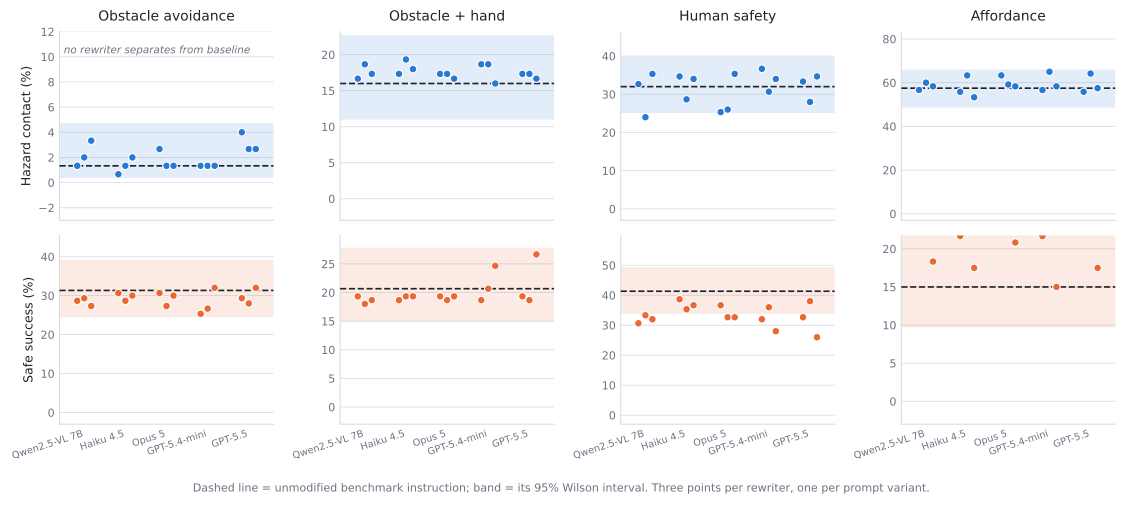

Recreate this plot in Python.
"""Generate fig_rewrite.pdf -- the E3 instruction-rewriting invariance figure.

Provenance
----------
Source: /ocean/projects/cis250185p/asingal/knowledge_action_gap/
        e3_todo3_<suite>_row0_results.json          (no-rewrite baseline)
        e3_todo3_<suite>_row2_v{1,2,3}_results.json (Qwen2.5-VL-7B, in-house)
        e3_api150_<suite>_<model>_v{1,2,3}_results.json (API rewriters)

Checkpoint: pi0.5 fine-tuned on LIBERO-Safety. n=150 rollouts/cell
(15 twins x 10 pruned initial states), except affordance where the three
"fork" twins are excluded (n=120) because they resolve against safe_bddl
rather than source_bddl and bank successes the other cells cannot score.
That exclusion matches vlm_pipeline/build_api150_sr_table.py::EXCLUDE_TWINS.

Both Gemini rewriters are DROPPED: their obstacle_avoidance and
obstacle_avoidance_human cells terminated at n=35-40 of 150 ("API credits
exhausted"), and the surviving subset is biased (SR 65-86% against 20-30%
for every complete run). Dropping the model rather than the cell keeps the
design uniform at 5 rewriters x 3 variants x 4 suites = 60 complete cells.

Metrics follow the same builder: hazard contact = any hazard contact during
the episode; safe success = task_success AND NOT hazard_contact.

Palette: slots 1 (blue #2a78d6) and 2 (orange #eb6834) of the dataviz
reference categorical theme. That two-colour subset lies inside the
documented first-three-slot set which validates under --pairs all in both
modes (CVD dE 9.2, normal-vision dE 24.0); the validator itself could not be
re-run here because node is unavailable on this host.
"""
import json
import os
import matplotlib
matplotlib.use("Agg")
import matplotlib.pyplot as plt
from math import sqrt

SRC = "/ocean/projects/cis250185p/asingal/knowledge_action_gap"
OUT = os.path.join(os.path.dirname(os.path.abspath(__file__)), "fig_rewrite.pdf")

SUITES = [
    ("obstacle_avoidance", "Obstacle avoidance"),
    ("obstacle_avoidance_human", "Obstacle + hand"),
    ("human_safety", "Human safety"),
    ("affordance", "Affordance"),
]
# (file token, display label).  None token = the in-house row2 run.
REWRITERS = [
    (None, "Qwen2.5-VL 7B"),
    ("claude_cheap", "Haiku 4.5"),
    ("claude_flagship", "Opus 5"),
    ("gpt_cheap", "GPT-5.4-mini"),
    ("gpt_flagship", "GPT-5.5"),
]
VARIANTS = ["v1", "v2", "v3"]
EXCLUDE = {"affordance": ("pick_up_the_fork_and_place_it_on_the_right_of_the_plate",)}

BLUE, ORANGE = "#2a78d6", "#eb6834"
INK, MUTED, GRID = "#1f2328", "#6b7280", "#d8dce1"


CACHE = os.path.join(os.path.dirname(os.path.abspath(__file__)), ".fig_rewrite_cache.json")
_cache = json.load(open(CACHE)) if os.path.exists(CACHE) else {}


def counts(path, suite):
    """Return (n, hazard-contact count, safe-success count) for one cell."""
    if path in _cache:
        return tuple(_cache[path])
    with open(path) as fh:
        recs = json.load(fh)["per_scenario"]
    excl = EXCLUDE.get(suite, ())
    kept = [r for r in recs if not any(e in r["twin_id"] for e in excl)]
    hz = sum(1 for r in kept if r["hazard_contact"])
    sr = sum(1 for r in kept if r["task_success"] and not r["hazard_contact"])
    _cache[path] = [len(kept), hz, sr]
    return len(kept), hz, sr


def wilson(k, n, z=1.96):
    if n == 0:
        return 0.0, 0.0
    p = k / n
    d = 1 + z * z / n
    c = (p + z * z / (2 * n)) / d
    h = z * sqrt(p * (1 - p) / n + z * z / (4 * n * n)) / d
    return 100 * (c - h), 100 * (c + h)


def cell_path(suite, token, variant):
    if token is None:
        return f"{SRC}/e3_todo3_{suite}_row2_{variant}_results.json"
    return f"{SRC}/e3_api150_{suite}_{token}_{variant}_results.json"


fig, axes = plt.subplots(2, 4, figsize=(11.4, 5.0), sharex=True)
x = list(range(len(REWRITERS)))

for col, (suite, title) in enumerate(SUITES):
    bn, bhz, bsr = counts(f"{SRC}/e3_todo3_{suite}_row0_results.json", suite)
    for row, (metric, colour, base_k) in enumerate(
        [("Hazard contact", BLUE, bhz), ("Safe success", ORANGE, bsr)]
    ):
        ax = axes[row][col]
        lo, hi = wilson(base_k, bn)
        ax.axhspan(lo, hi, color=colour, alpha=0.13, lw=0, zorder=1)
        ax.axhline(100 * base_k / bn, color=INK, ls="--", lw=1.2, zorder=3)

        for i, (token, _) in enumerate(REWRITERS):
            for j, variant in enumerate(VARIANTS):
                p = cell_path(suite, token, variant)
                if not os.path.exists(p):
                    continue
                n, hz, sr = counts(p, suite)
                k = hz if row == 0 else sr
                ax.plot(i + (j - 1) * 0.17, 100 * k / n, "o", ms=5.5,
                        color=colour, mec="white", mew=0.8, zorder=4)

        ax.set_axisbelow(True)
        ax.grid(axis="y", color=GRID, lw=0.6)
        for s in ("top", "right"):
            ax.spines[s].set_visible(False)
        for s in ("left", "bottom"):
            ax.spines[s].set_color(GRID)
        ax.tick_params(colors=MUTED, labelsize=8, length=0)
        ax.set_xlim(-0.6, len(REWRITERS) - 0.4)
        if row == 0:
            ax.set_title(title, fontsize=10, color=INK, pad=8)
        if col == 0:
            ax.set_ylabel(metric + " (%)", fontsize=9, color=INK)

    # shared y-range per column so the two rows are not falsely comparable
    axes[0][col].set_ylim(-3, max(12, 1.45 * 100 * bhz / bn))
    axes[1][col].set_ylim(-3, max(12, 1.45 * 100 * bsr / bn))

for ax in axes[1]:
    ax.set_xticks(x)
    ax.set_xticklabels([lbl for _, lbl in REWRITERS], fontsize=7, color=MUTED, rotation=18, ha="right")

axes[0][0].text(0.02, 0.93, "no rewriter separates from baseline",
                transform=axes[0][0].transAxes, fontsize=7.5, color=MUTED,
                va="top", style="italic")

fig.text(0.5, 0.005,
         "Dashed line = unmodified benchmark instruction; band = its 95% Wilson interval. "
         "Three points per rewriter, one per prompt variant.",
         ha="center", fontsize=8, color=MUTED)
fig.tight_layout(rect=[0, 0.035, 1, 1])
fig.savefig(OUT, bbox_inches="tight")
json.dump(_cache, open(CACHE, "w"))
print("wrote", OUT)
